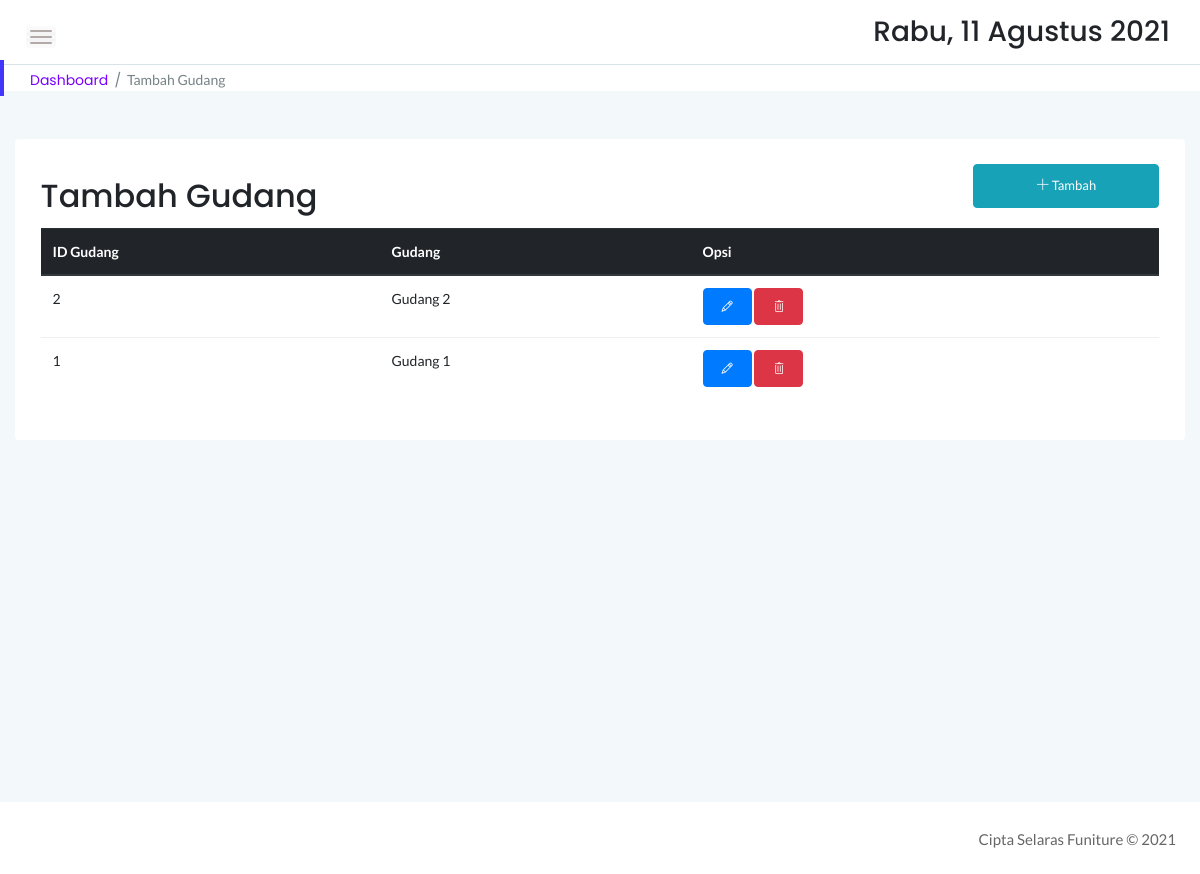
Page /stock/tambahGudang.php (signed in) on the committed database.
### tables this page shows
CREATE TABLE `sgudang` (
  `id_gudang` int(11) NOT NULL,
  `nama_gudang` varchar(25) NOT NULL
);

### stock/tambahGudang.php (the view, shortened to what this page needs)
<!doctype html>
<html class="no-js" lang="en">
<?php
include '../dbconnect.php';
?>
<head>
  <link rel="stylesheet" href="assets/css/bootstrap.min.css">
  <link rel="stylesheet" href="assets/css/font-awesome.min.css">
  <link rel="stylesheet" href="assets/css/themify-icons.css">
  <link rel="stylesheet" href="assets/css/metisMenu.css">
  <link rel="stylesheet" href="assets/css/owl.carousel.min.css">
  <link rel="stylesheet" href="assets/css/slicknav.min.css">
  <link rel="stylesheet" href="https://www.amcharts.com/lib/3/plugins/export/export.css" type="text/css" media="all" />
  <link rel="stylesheet" type="text/css" href="https://cdn.datatables.net/1.10.19/css/jquery.dataTables.min.css">
  <link rel="stylesheet" type="text/css" href="https://cdn.datatables.net/1.10.19/css/jquery.dataTables.css">
  <link rel="stylesheet" type="text/css" href="https://cdn.datatables.net/1.10.18/css/dataTables.bootstrap4.min.css">
  <link rel="stylesheet" type="text/css" href="https://cdn.datatables.net/responsive/2.2.3/css/responsive.bootstrap.min.css">
  <link rel="stylesheet" type="text/css" href="https://cdn.datatables.net/responsive/2.2.3/css/responsive.jqueryui.min.css">
  <link rel="stylesheet" type="text/css" href="https://cdn.datatables.net/buttons/1.5.2/css/buttons.dataTables.min.css">
  <link rel="stylesheet" href="assets/css/mycss.css">
  <link rel="stylesheet" href="assets/css/typography.css">
  <link rel="stylesheet" href="assets/css/default-css.css">
  <link rel="stylesheet" href="assets/css/styles.css">
  <link rel="stylesheet" href="assets/css/responsive.css">
</head>
<body>
  <div class="page-container">
    <div class="main-content">
      <div class="header-area">
        <div class="row align-items-center">
          <div class="col-md-6 col-sm-8 clearfix">
            <div class="nav-btn pull-left">
              <span></span>
              <span></span>
              <span></span>
            </div>
          </div>
          <div class="col-md-6 col-sm-4 clearfix">
            <ul class="notification-area pull-right">
              <li>
                <h3>
                  <div class="date">
                  </div>
                </h3>
              </li>
            </ul>
          </div>
        </div>
      </div>
      <div class="page-title-area">
        <div class="row align-items-center">
          <div class="col-sm-6">
            <div class="breadcrumbs-area clearfix">
              <ul class="breadcrumbs pull-left">
                <li><a href="index.php">Dashboard</a></li>
                <li><span>Tambah Gudang</span></li>
              </ul>
            </div>
          </div>
          <div class="col-sm-6 clearfix">
          </div>
        </div>
      </div>
      <div class="main-content-inner">
        <div class="row mt-5 mb-5">
          <div class="col-12">
            <div class="card">
              <div class="card-body">
                <div class="d-sm-flex justify-content-between align-items-center">
                  <h2> Tambah Gudang</h2>
                  <button style="margin-bottom:20px" data-toggle="modal" data-target="#myModal" class="btn btn-info col-md-2"><span class="ti-plus"></span> Tambah</button>
                </div>
                <div class="data-tables datatable-dark">
                  <div class="table-responsive">
                    <table id="dataTable3" class="table table-hover">
                      <thead class="thead-dark">
                        <tr>
                          <th>ID Gudang</th>
                          <th>Gudang</th>
                          <th>Opsi</th>
                        </tr>
                      </thead>
                      <tbody>
                        <?php
                        $getGudang = mysqli_query($conn, "select * from sgudang order by id_gudang desc");
                        while ($dataGudang = mysqli_fetch_array($getGudang)) {
                          $id = $dataGudang['id_gudang'];
                        ?>
                          <tr>
                            <td><?php echo $id ?></td>
                            <td><?php echo $dataGudang['nama_gudang'] ?></td>
                            <td><button data-toggle="modal" data-target="#edit<?= $id; ?>" class="btn btn-primary ti-pencil"></button> <button data-toggle="modal" data-target="#del<?= $id; ?>" class="btn btn-danger ti-trash"></button></td>
                          </tr>
                        <?php
                        }
                        ?>
                      </tbody>
                    </table>
                  </div>
                </div>
              </div>
            </div>
          </div>
        </div>
      </div>
    </div>
  </div>
  <footer>
    <div class="footer-area p-4">
      <p class="text-right">Cipta Selaras Funiture &copy; 2021</p>
    </div>
  </footer>
</body>
</html>

### stock/assets/css/styles.css (style rules this page uses)
.page-container { width: 100%; height: 100%; min-height: 100vh; padding-left: 280px; -webkit-transition: padding-left 0.3s ease 0s; transition: padding-left 0.3s ease 0s; }
.card { border: none; border-radius: 4px; background-color: #fff; -webkit-transition: all 0.3s ease 0s; transition: all 0.3s ease 0s; }
.card-body { padding: 25.6px; padding: 1.6rem; }
.main-content { width: 100%; background: #F3F8FB; }
.main-content-inner { padding: 0 30px 50px; }
.header-area { padding: 15px 30px; background: #fff; border-bottom: 1px solid #d8e3e7; }
.nav-btn { margin-right: 30px; margin-top: 10px; cursor: pointer; }
.nav-btn span { display: block; width: 22px; height: 2px; background: #b3aaaa; margin: 4px 0; border-radius: 15px; -webkit-transition: all 0.3s ease 0s; transition: all 0.3s ease 0s; box-shadow: 0 0 0 4px rgba(99, 96, 96, 0.03); }
.notification-area { -webkit-user-select: none; -moz-user-select: none; -ms-user-select: none; user-select: none; position: relative; z-index: 1; }
.notification-area li { display: inline-block; margin-left: 20px; cursor: pointer; -webkit-user-select: none; -moz-user-select: none; -ms-user-select: none; user-select: none; }
.page-title-area { padding: 0 30px; background: #fff; position: relative; }
.page-title-area:before { content: ''; position: absolute; left: 0; top: 50%; width: 4px; height: 36px; background: var(--primary-color); -webkit-transform: translateY(-50%); transform: translateY(-50%); }
ul.breadcrumbs { margin-top: 4px; }
.breadcrumbs li { display: inline-block; }
.breadcrumbs li a, .breadcrumbs li span { display: block; font-size: 14px; font-weight: 400; color: #7801ff; letter-spacing: 0; margin-right: 16px; position: relative; }
.breadcrumbs li a:before { content: '/'; color: #768387; position: absolute; right: -13px; top: 0; }
.breadcrumbs li span { margin-right: 0; color: #768387; text-transform: capitalize; }
.footer-area { text-align: center; padding: 23px 0 19px; background: #fff; }
.footer-area p { color: #676666; margin-bottom: 0; }
.btn { padding: 11px 17px; font-size: 13px; letter-spacing: 0; }
table tr th { border-bottom: none; }
table tr th, table tr td { border-top: 1px solid rgba(120, 130, 140, 0.13) !important; }
.datatable-dark thead { background: #444; color: #fff; }

### stock/assets/css/responsive.css (style rules this page uses)
@media (min-width: 1200px) and (max-width: 1364px) { .main-content-inner { padding: 0 15px 50px; } }
@media (min-width: 1200px) and (max-width: 1364px) { .page-container, .sbar_collapsed.page-container { padding-left: 0; } }

### rows in the picture
sgudang: id_gudang "2", nama_gudang "Gudang 2"
sgudang: id_gudang "1", nama_gudang "Gudang 1"
